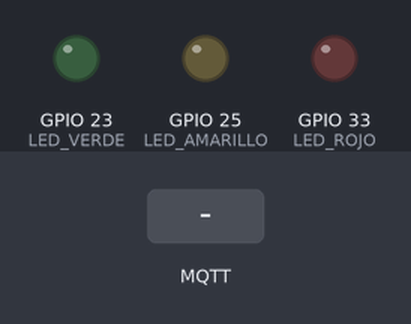
This sketch was run on a simulated ESP32. On the bench: output pins drawn as LEDs (lit = HIGH). Inputs (shaded band) come from the test bench. WiFi joins after 1.5 s; servers stay silent unless stated; random numbers use the default seed unless the sketch sets one; no MQTT or app messages arrive unless stated; what the sketch prints to the serial monitor is not drawn.

Above: at 2.7 s.
2.8 s: MQTT message "VERDE_ON" arrives on the first subscribed topic
At 3.7 s:
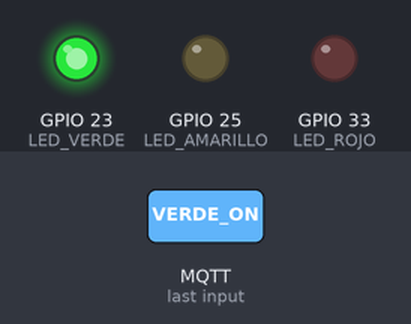
4.3 s: MQTT message "AMARILLO_ON" arrives on the first subscribed topic
At 4.9 s:
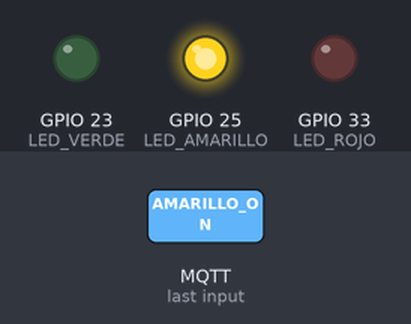
5.8 s: MQTT message "ROJO_ON" arrives on the first subscribed topic
At 7.2 s:
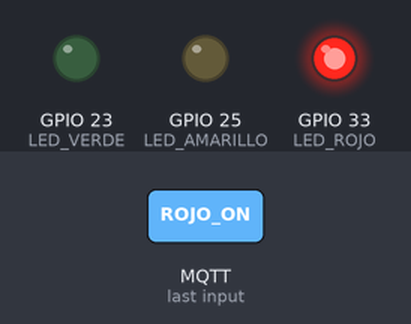
Timing chart, 0 to 8.8 s (numbered marks = the images above; inputs shaded):
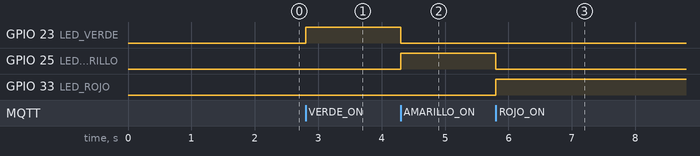

Measured:
- after the input at 2.8 s, GPIO 23 (LED_VERDE): LOW → HIGH at once
- after the input at 4.3 s, GPIO 23 (LED_VERDE): HIGH → LOW at once; GPIO 25 (LED_AMARILLO): LOW → HIGH at once
- after the input at 5.8 s, GPIO 25 (LED_AMARILLO): HIGH → LOW at once; GPIO 33 (LED_ROJO): LOW → HIGH at once

The sketch:

Evaluacion_3.ino
```cpp
#include <WiFi.h>
#include <PubSubClient.h>

// =======================================================
// CONFIGURACIÓN DE TU RED WI-FI
// =======================================================
const char* ssid = "Aynara";
const char* password = "Taira1974";

// =======================================================
// CONFIGURACIÓN MQTT (Pauta: Protocolo visto en clase)
// =======================================================
const char* mqtt_server = "broker.hivemq.com";
const int mqtt_port = 1883;
const char* mqtt_topic_pub = "aula/monitor";  // Canal donde el ESP32 publica
const char* mqtt_topic_sub = "aula/control";  // Canal donde el ESP32 escucha comandos

// Definición de pines para los 3 LEDs obligatorios
const int LED_VERDE = 23;
const int LED_AMARILLO = 25;
const int LED_ROJO = 33;

WiFiClient espClient;
PubSubClient client(espClient);
unsigned long lastMsg = 0;
int contador = 0;

void setup_wifi() {
  delay(10);
  Serial.println();
  Serial.print("Conectando a ");
  Serial.println(ssid);

  WiFi.begin(ssid, password);
  while (WiFi.status() != WL_CONNECTED) {
    delay(500);
    Serial.print(".");
  }
  Serial.println("\n¡Wi-Fi conectado!");
}

// -------------------------------------------------------
// FUNCIÓN CALLBACK: Se ejecuta cuando llega una orden desde Flask
// -------------------------------------------------------
void callback(char* topic, byte* payload, unsigned length) {
  Serial.print("Comando recibido en el canal [");
  Serial.print(topic);
  Serial.print("]: ");

  String mensaje = "";
  for (int i = 0; i < length; i++) {
    mensaje += (char)payload[i];
  }
  Serial.println(mensaje);

  // Lógica de actuación real basada en los comandos de la interfaz web
  if (mensaje == "VERDE_ON") {
    digitalWrite(LED_VERDE, HIGH);
    digitalWrite(LED_AMARILLO, LOW);
    digitalWrite(LED_ROJO, LOW);
    Serial.println("Actuación: Estado NORMAL (LED Verde Encendido)");
  }
  else if (mensaje == "AMARILLO_ON") {
    digitalWrite(LED_VERDE, LOW);
    digitalWrite(LED_AMARILLO, HIGH);
    digitalWrite(LED_ROJO, LOW);
    Serial.println("Actuación: Estado ADVERTENCIA (LED Amarillo Encendido)");
  }
  else if (mensaje == "ROJO_ON") {
    digitalWrite(LED_VERDE, LOW);
    digitalWrite(LED_AMARILLO, LOW);
    digitalWrite(LED_ROJO, HIGH);
    Serial.println("Actuación: Estado ALERTA (LED Rojo Encendido)");
  }
  else if (mensaje == "APAGAR_TODO") {
    digitalWrite(LED_VERDE, LOW);
    digitalWrite(LED_AMARILLO, LOW);
    digitalWrite(LED_ROJO, LOW);
    Serial.println("Actuación: Todos los LEDs apagados");
  }
}

void reconnect() {
  while (!client.connected()) {
    Serial.print("Intentando conexión MQTT...");
    String clientId = "ESP32Client-" + String(random(0, 10000));

    if (client.connect(clientId.c_str())) {
      Serial.println(" ¡CONECTADO!");
      // OBLIGATORIO: Nos suscribimos al canal de control para recibir órdenes
      client.subscribe(mqtt_topic_sub);
      Serial.println("Suscrito al canal de control.");
    } else {
      Serial.print("Falló, rc=");
      Serial.print(client.state());
      Serial.println(" Reintentando en 5 segundos...");
      delay(5000);
    }
  }
}

void setup() {
  Serial.begin(115200);

  // Configurar pines de los LEDs como salidas
  pinMode(LED_VERDE, OUTPUT);
  pinMode(LED_AMARILLO, OUTPUT);
  pinMode(LED_ROJO, OUTPUT);

  // Apagar todos los LEDs al iniciar
  digitalWrite(LED_VERDE, LOW);
  digitalWrite(LED_AMARILLO, LOW);
  digitalWrite(LED_ROJO, LOW);

  setup_wifi();
  client.setServer(mqtt_server, mqtt_port);
  client.setCallback(callback); // Asignamos la función de escucha
}

void loop() {
  if (!client.connected()) {
    reconnect();
  }
  client.loop();

  // Publicar mediciones simuladas de temperatura cada 5 segundos
  unsigned long now = millis();
  if (now - lastMsg > 5000) {
    lastMsg = now;
    contador++;

    String mensaje = "Ignacio Henseleit | Temperatura: " + String(random(20, 35)) + "C | Contador: " + String(contador);
    Serial.print("Publicando: ");
    Serial.println(mensaje);

    client.publish(mqtt_topic_pub, mensaje.c_str());
  }
}
```
